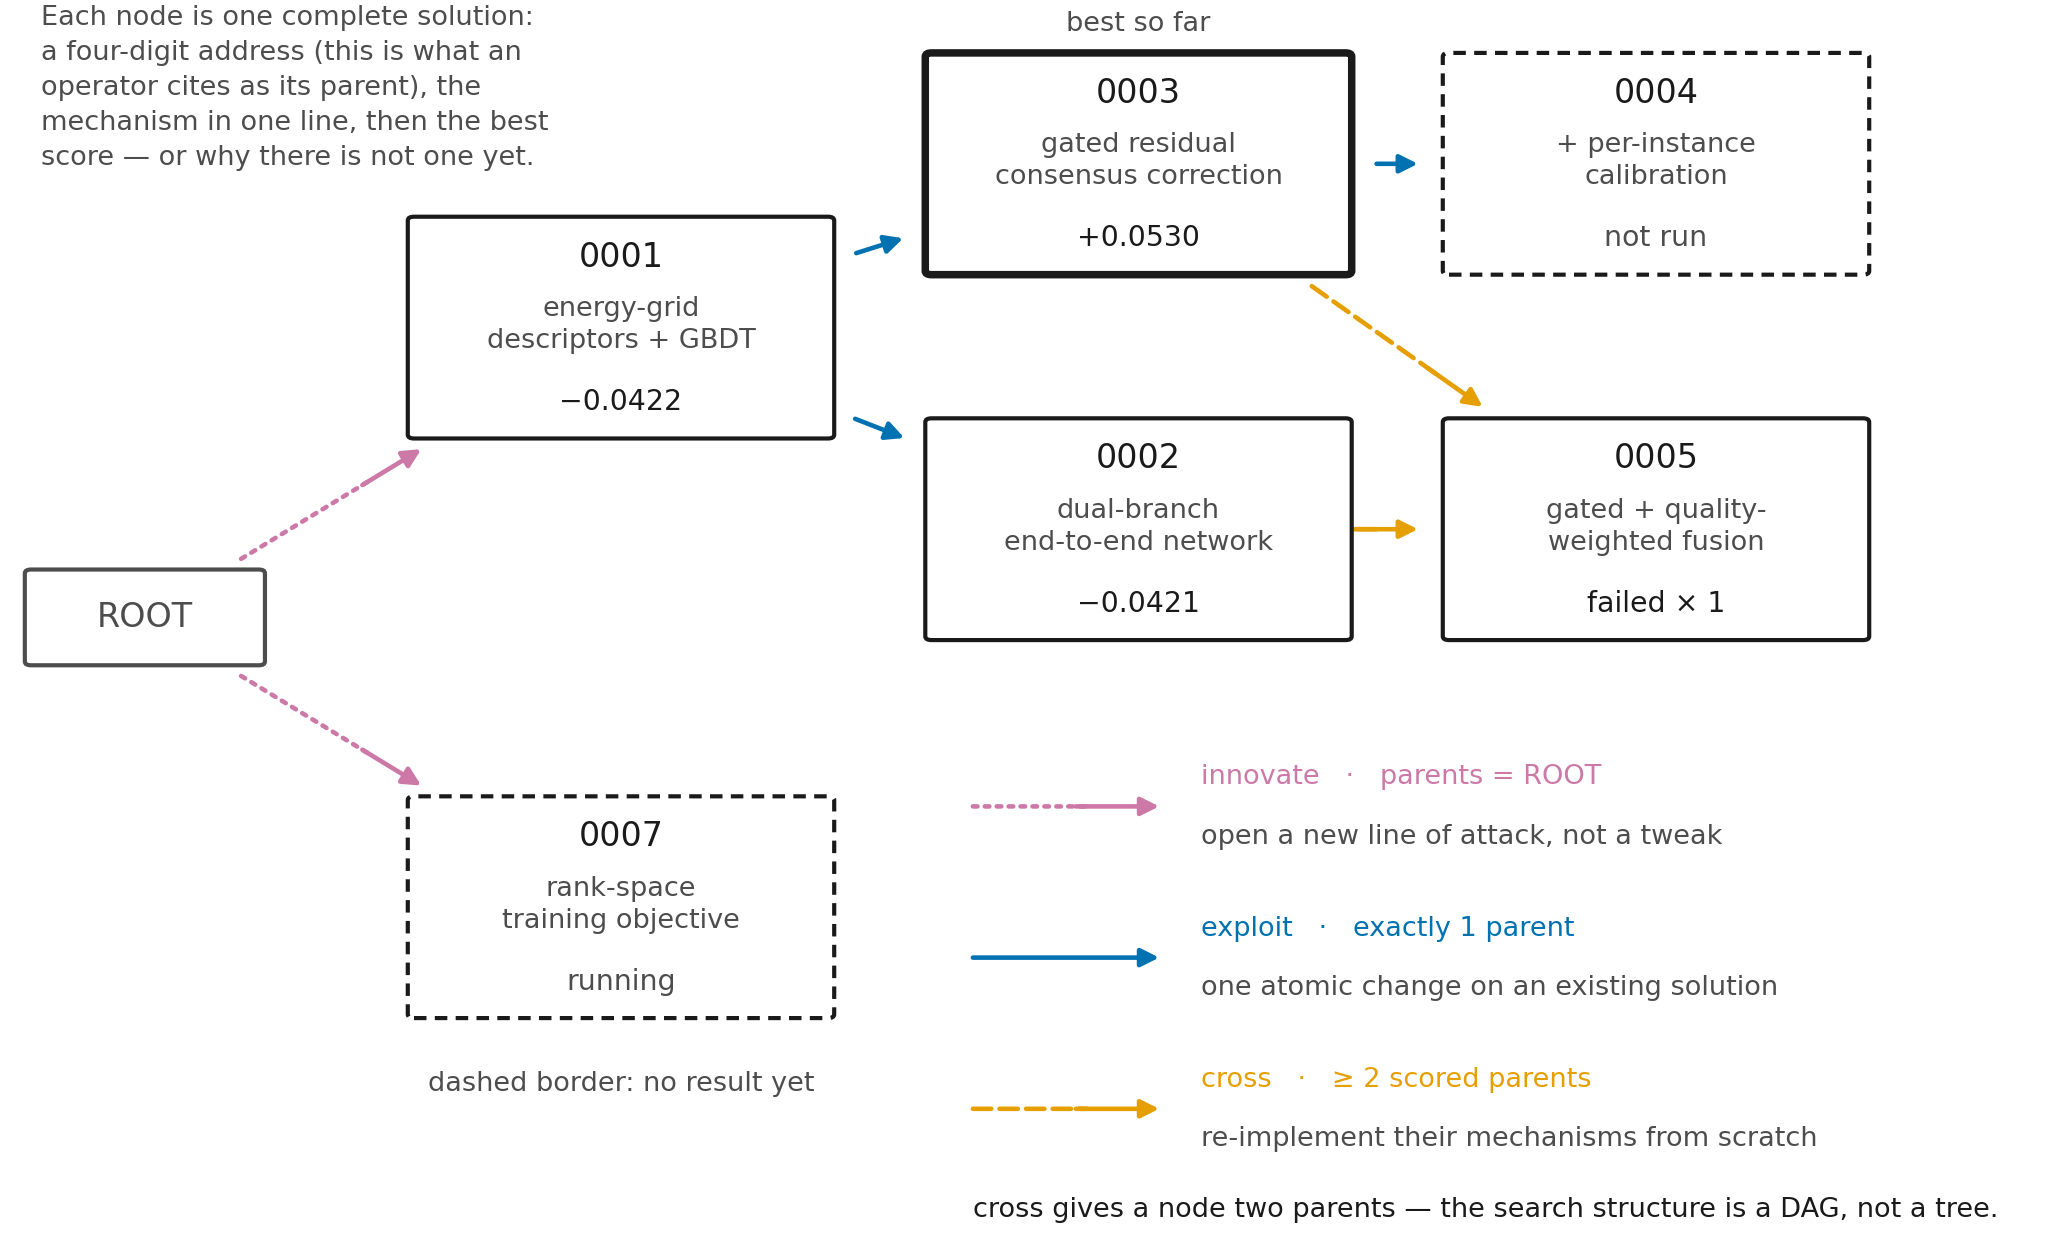

Write the Python code that produced this figure.
#!/usr/bin/env python3
"""Figure 2 — the solution-evolution graph and its three operators.

Publication schematic, drawn in the style of AIDE's solution tree (Jiang et
al., arXiv:2502.13138, Fig. 1): every node is one complete solution, every
directed edge is one operator application, and the graph grows left to right.

The substantive difference from AIDE is drawn deliberately. AIDE's `draft /
debug / improve` each take exactly one parent, so its search structure is a
*tree*. Our `cross` takes two or more scored parents, so ours is a **DAG** —
node 0005 below has two incoming edges. That is why the on-disk index needs an
explicit `parents` list rather than a single `parent_id`, and why a lineage
view has to list root-to-leaf chains rather than print a tree.

`ensemble` (a fourth operator, which reuses the *trained artifacts* of its
parents instead of their mechanisms) is out of scope for this figure.

The worked example is the one documented in `prompts/cli_agents/
idea_agent_v9.md`; it is illustrative, not a transcript of a single run.

Encoding, kept to one dimension each so the figure survives greyscale print:
  * edge colour AND dash pattern  -> which operator produced the node
  * node border: solid = it ran; dashed = no result yet
  * node border weight: heavy = best score so far

    python3 fig_evolution_graph_operators.py       # writes PDF + PNG alongside
"""

from __future__ import annotations

from pathlib import Path

import matplotlib
matplotlib.use("Agg")
import matplotlib.pyplot as plt
from matplotlib.patches import FancyArrowPatch, FancyBboxPatch

# ── house style ────────────────────────────────────────────────────────────
plt.rcParams.update({
    "font.family": "sans-serif",
    "font.sans-serif": ["DejaVu Sans", "Helvetica", "Arial"],
    "pdf.fonttype": 42,   # TrueType, not Type-3: required by most journals
    "ps.fonttype": 42,
})

FS_ID, FS_MECH, FS_OUT, FS_LEG = 8.0, 6.5, 6.8, 6.5

# Okabe–Ito, three well-separated hues. Colour names the operator, nothing else.
C_INNOVATE = "#CC79A7"   # reddish purple
C_EXPLOIT = "#0072B2"    # blue
C_CROSS = "#E69F00"      # orange
INK = "#1A1A1A"
GREY = "#4D4D4D"

# Dash patterns carry the same information as the hues, for greyscale print.
STYLE = {
    "innovate": (C_INNOVATE, (0, (1, 1.6))),
    "exploit": (C_EXPLOIT, "solid"),
    "cross": (C_CROSS, (0, (4, 1.8))),
}

fig = plt.figure(figsize=(6.9, 4.2))
ax = fig.add_axes([0, 0, 1, 1])
ax.set_xlim(0, 100)
ax.set_ylim(0, 100)
ax.axis("off")

NW, NH = 20.0, 17.0          # node box; three depth columns at x = 30, 55, 80
PAD = 0.3                    # `boxstyle="round,pad=..."` draws outside the rect
GAP = 1.2                    # breathing room between an arrow tip and a border
HEAD = 3.5                   # length of the solid arrowhead segment

centres: dict[str, tuple[float, float]] = {}
halfdims: dict[str, tuple[float, float]] = {}


def node(key, x, y, mech, outcome, *, ran=True, best=False):
    """One solution. Address on top, mechanism in the middle, result at the
    bottom — the same three things the on-disk index prints per solution."""
    ax.add_patch(FancyBboxPatch(
        (x - NW / 2, y - NH / 2), NW, NH,
        boxstyle=f"round,pad={PAD}", linewidth=1.8 if best else 1.0,
        edgecolor=INK, facecolor="white", zorder=2,
        linestyle="solid" if ran else (0, (3, 2)),
    ))
    centres[key] = (x, y)
    halfdims[key] = (NW / 2 + PAD, NH / 2 + PAD)
    ax.text(x, y + 5.6, key, ha="center", va="center", fontsize=FS_ID,
            color=INK, zorder=3)
    ax.text(x, y + 0.2, mech, ha="center", va="center", fontsize=FS_MECH,
            color=GREY, zorder=3, linespacing=1.3)
    ax.text(x, y - 5.9, outcome, ha="center", va="center", fontsize=FS_OUT,
            color=INK if ran else GREY, zorder=3)
    if best:
        ax.text(x, y + NH / 2 + 2.6, "best so far", ha="center", va="center",
                fontsize=FS_LEG, color=GREY, zorder=3)


def _border(key, tx, ty):
    """Where the centre-to-(tx, ty) ray leaves the node's rectangle."""
    cx, cy = centres[key]
    hw, hh = halfdims[key]
    dx, dy = tx - cx, ty - cy
    s = min(hw / abs(dx) if dx else 1e9, hh / abs(dy) if dy else 1e9)
    n = (dx * dx + dy * dy) ** 0.5 or 1.0
    return cx + dx * s + dx / n * GAP, cy + dy * s + dy / n * GAP


def _stroke(a, b, colour, dash):
    """Dashed shaft, solid head. Drawing them as one patch makes matplotlib
    dash the arrowhead outline too, which reads as a broken tip in print."""
    (ax_, ay_), (bx, by) = a, b
    n = ((bx - ax_) ** 2 + (by - ay_) ** 2) ** 0.5 or 1.0
    ux, uy = (bx - ax_) / n, (by - ay_) / n
    joint = (bx - ux * HEAD, by - uy * HEAD)
    if dash != "solid":
        ax.add_patch(FancyArrowPatch(
            a, joint, arrowstyle="-", linewidth=1.1, color=colour,
            linestyle=dash, zorder=1, shrinkA=0, shrinkB=0))
        a = (bx - ux * HEAD * 1.15, by - uy * HEAD * 1.15)
    ax.add_patch(FancyArrowPatch(
        a, b, arrowstyle="-|>", mutation_scale=9, linewidth=1.1, color=colour,
        zorder=1, shrinkA=0, shrinkB=0))


def edge(src, dst, op):
    """One operator application, clipped to both node borders."""
    colour, dash = STYLE[op]
    _stroke(_border(src, *centres[dst]), _border(dst, *centres[src]),
            colour, dash)


# ── the graph ──────────────────────────────────────────────────────────────
# ROOT is not a solution; it is the sentinel every `innovate` points at, so
# that "no parent" and "parent list omitted" cannot be confused on disk.
ax.add_patch(FancyBboxPatch((1.5, 47.5), 11, 7, boxstyle=f"round,pad={PAD}",
                            linewidth=1.0, edgecolor=GREY, facecolor="white",
                            zorder=2))
centres["ROOT"] = (7, 51)
halfdims["ROOT"] = (5.5 + PAD, 3.5 + PAD)
ax.text(7, 51, "ROOT", ha="center", va="center", fontsize=FS_ID, color=GREY,
        zorder=3)

node("0001", 30, 74, "energy-grid\ndescriptors + GBDT", "−0.0422")
node("0007", 30, 28, "rank-space\ntraining objective", "running", ran=False)
node("0003", 55, 87, "gated residual\nconsensus correction", "+0.0530",
     best=True)
node("0002", 55, 58, "dual-branch\nend-to-end network", "−0.0421")
node("0004", 80, 87, "+ per-instance\ncalibration", "not run", ran=False)
node("0005", 80, 58, "gated + quality-\nweighted fusion", "failed × 1")

edge("ROOT", "0001", "innovate")
edge("ROOT", "0007", "innovate")
edge("0001", "0003", "exploit")
edge("0001", "0002", "exploit")
edge("0003", "0004", "exploit")
edge("0003", "0005", "cross")
edge("0002", "0005", "cross")

# ── what a node carries ────────────────────────────────────────────────────
# Parked in the block the graph leaves empty above ROOT. Without this the
# dashed border has no legend, and a reader cannot tell "never ran" from
# "ran and scored badly" — the distinction the index exists to preserve.
ax.text(2.0, 93.0,
        "Each node is one complete solution:\n"
        "a four-digit address (this is what an\n"
        "operator cites as its parent), the\n"
        "mechanism in one line, then the best\n"
        "score — or why there is not one yet.",
        ha="left", va="center", fontsize=FS_LEG, color=GREY, zorder=3,
        linespacing=1.45)

# Sits under 0007, which is itself dashed, so the convention is shown where it
# is used. "Never ran" and "ran and scored badly" must not collapse together.
ax.text(30, 14.0, "dashed border: no result yet", ha="center", va="center",
        fontsize=FS_LEG, color=GREY, zorder=3)

# ── operator panel ─────────────────────────────────────────────────────────
# Sits in the block the graph leaves empty. The parent-count rule is the
# whole definition: 0 parents, 1 parent, or >= 2 decides the operator, and the
# host rejects any idea whose declared operator disagrees with its parent list.
PANEL = [
    ("innovate", "parents = ROOT",
     "open a new line of attack, not a tweak"),
    ("exploit", "exactly 1 parent",
     "one atomic change on an existing solution"),
    ("cross", "≥ 2 scored parents",
     "re-implement their mechanisms from scratch"),
]

for i, (op, rule, gloss) in enumerate(PANEL):
    y = 36.0 - i * 12.0
    colour, dash = STYLE[op]
    _stroke((47, y), (56, y), colour, dash)
    ax.text(58, y + 2.3, f"{op}   ·   {rule}", ha="left", va="center",
            fontsize=FS_LEG, color=colour, zorder=3)
    ax.text(58, y - 2.4, gloss, ha="left", va="center", fontsize=FS_LEG,
            color=GREY, zorder=3)

ax.text(47, 4.0,
        "cross gives a node two parents — the search structure is a DAG, "
        "not a tree.",
        ha="left", va="center", fontsize=FS_LEG, color=INK, zorder=3)

# `figure_lint.py` execs this file without `__file__`, so fall back to cwd.
out = (Path(globals().get("__file__", "x")).resolve().parent
       / "fig_evolution_graph_operators.pdf")
fig.savefig(out)                                   # exact 6.9 in column width
fig.savefig(out.with_suffix(".png"), dpi=300)
print("wrote", out.name, "and", out.with_suffix(".png").name)
